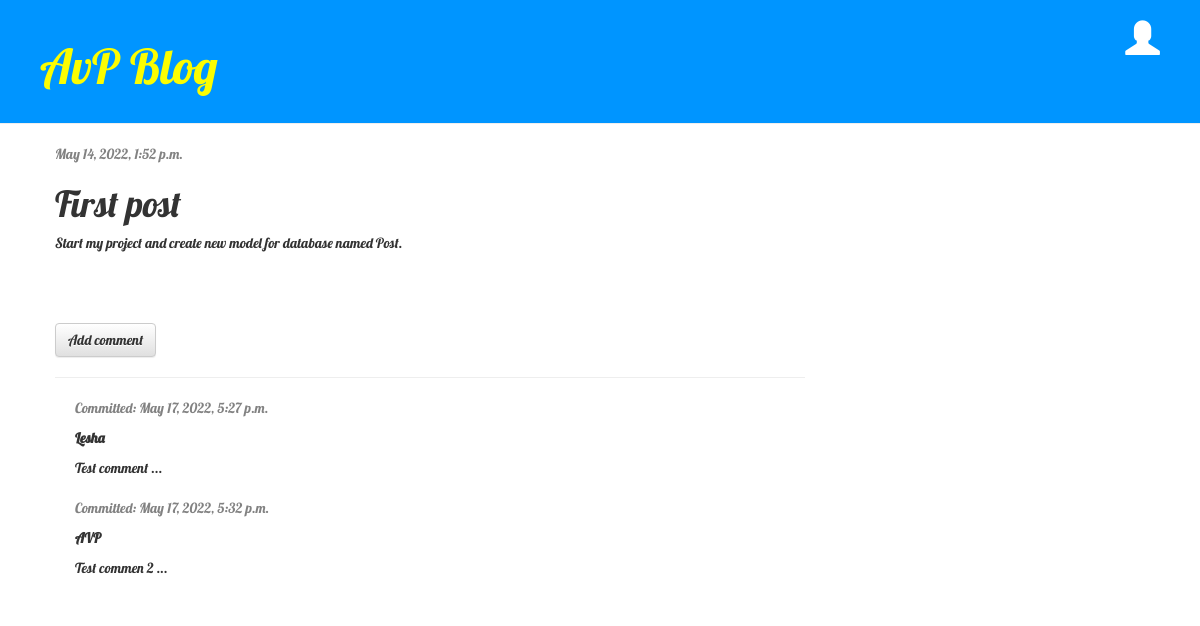
The app's page /post/1/ with its own data.
### blog/models.py (models this page shows, shortened)
class Post(models.Model):
    author = models.ForeignKey(settings.AUTH_USER_MODEL, on_delete=models.CASCADE)
    title = models.CharField(max_length=200)
    text = models.TextField()
    created_date = models.DateTimeField(default=timezone.now)
    published_date = models.DateTimeField(blank=True, null=True)

class Comment(models.Model):
    post = models.ForeignKey('blog.Post', on_delete=models.CASCADE, related_name='comments')
    author = models.CharField(max_length=200)
    text = models.TextField()
    created_date = models.DateTimeField(default=timezone.now)
    approved_comment = models.BooleanField(default=False)

### blog/views.py (the view)
# urls.py: path('post/<int:pk>/', post_detail, name='post_detail'),
def post_detail(request, pk):
    post = get_object_or_404(Post, pk=pk)
    return render(request, 'blog/post_detail.html', {'post': post})

### blog/templates/blog/post_detail.html (shortened to what this page needs)
{% extends 'blog/base.html' %}
{% block content %}
    <div class="post">
        {% if post.published_date %}
            <div class="date">
                {{ post.published_date }}
            </div>
        {% else %}
            <div class="edit_button">
                <a class="btn btn-default" href="{% url 'post_publish' pk=post.pk %}">
                    <span class="glyphicon glyphicon-ok"></span></a>
            </div>
        {% endif %}
        <h1>{{ post.title }}</h1>
        <p>{{ post.text|linebreaksbr }}</p>
    </div>
    <a class="btn btn-default" href="{% url 'add_comment_to_post' pk=post.pk %}">Add comment</a>
    <hr>
    {% for comment in post.comments.all %}
            <div class="comment">
                <div class="date">
                    <p>Committed: {{ comment.created_date }}</p>
                </div>
                <strong>{{ comment.author }}</strong>
                <p>{{ comment.text|linebreaks }}</p>
            </div>
    {% endfor %}
{% endblock %}

### blog/static/css/blog.css (style rules this page uses)
body { font-family: 'Lobster'; }
h1, h2, h3, h4 { font-family: 'Lobster'; }
.date { color: #828282; }
.post { margin-bottom: 70px; }
.comment { margin: 20px 0px 20px 20px; }

### records on screen
Post: published_date "May 14, 2022, 1:52 p.m.", title "First post", text "Start my project and create new model for database named Post."
Comment: created_date "May 17, 2022, 5:27 p.m.", author "Lesha", text "Test comment ..."
Comment: created_date "May 17, 2022, 5:32 p.m.", author "AVP", text "Test commen 2 ..."
